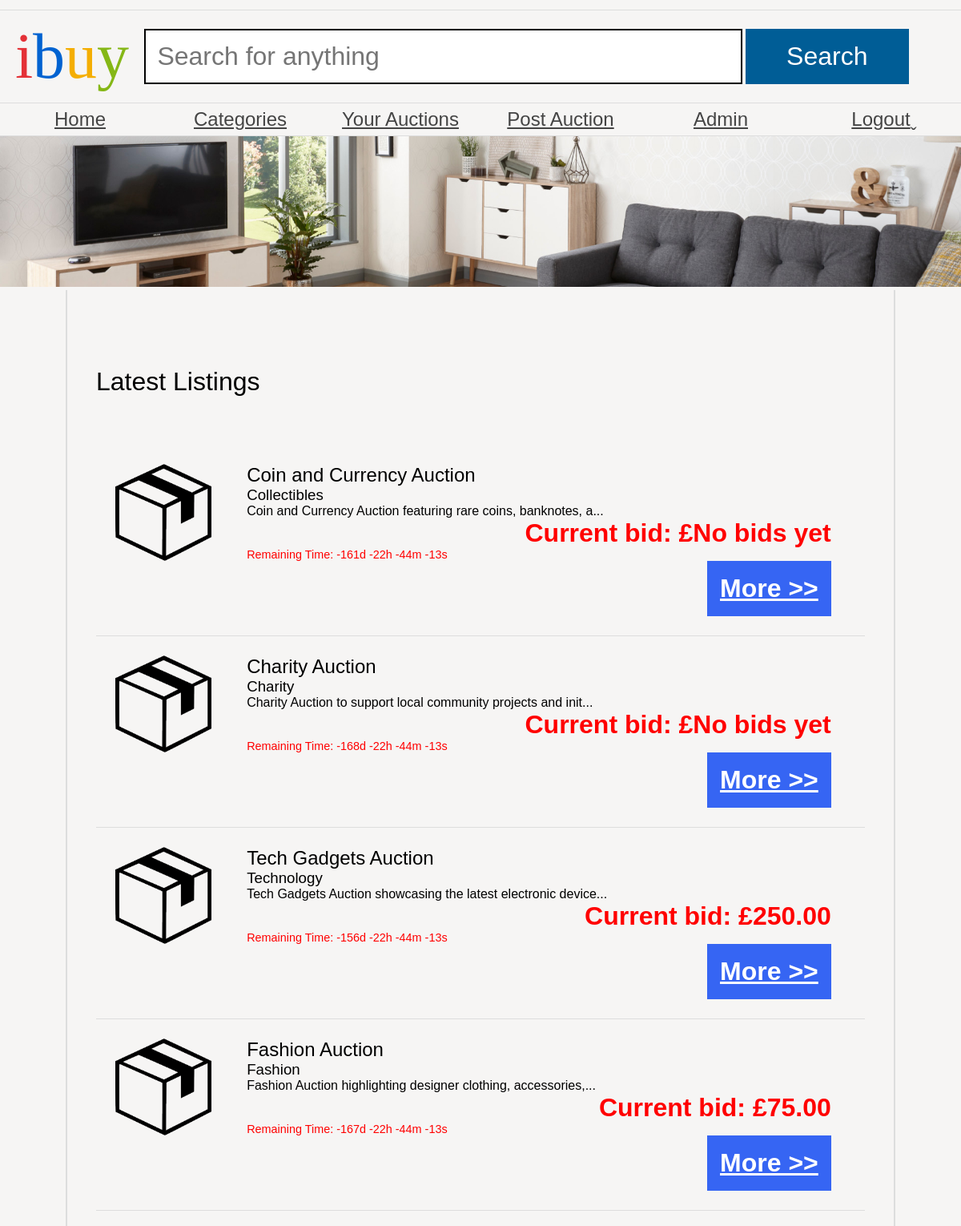
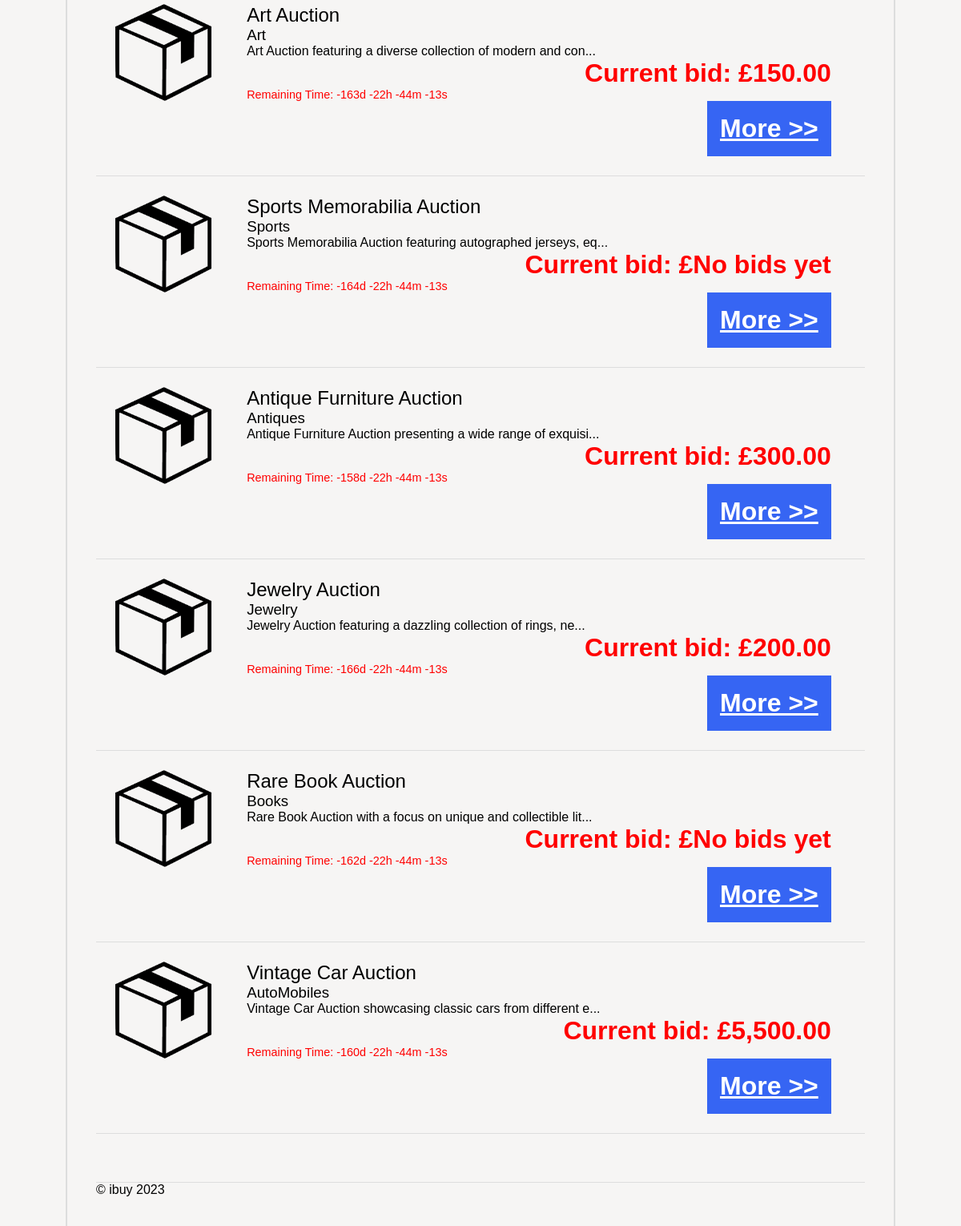
Screenshot of /user_dashboard.php (signed in) with the database file from the repository (2 pictures, top to bottom).
### tables this page shows
CREATE TABLE `auctions` (
  `auction_name` VARCHAR(90) NOT NULL PRIMARY KEY,
  `auctioneer` VARCHAR(90) DEFAULT NULL,
  `auctionDate` DATE DEFAULT NULL,
  `auction_end_time` TIMESTAMP DEFAULT NULL,  
  `categoryName` VARCHAR(20) DEFAULT NULL,
  `Description` LONGTEXT
);

### user_dashboard.php (the view, shortened to what this page needs)
<?php
require('dataconnection/configuration.php');
?>
<!DOCTYPE html>
<html>
	<head>
		<link rel="stylesheet" href="ibuy.css" />
	</head>
<body>
    <header>
        <h1><span class="i">i</span><span class="b">b</span><span class="u">u</span><span class="y">y</span></h1>
        <form action="browse_products.php" method="get">
            <input type="text" name="search" placeholder="Search for anything" />
            <input type="submit" name="submit" value="Search" />
        </form>
    </header>
        <nav>
    <ul>
        <li><a class="categoryLink" href="user_dashboard.php">Home</a></li>
        <li class="dropdown">
            <a href="#" class="categoryLink">Categories</a>
        </li>
            <li><a class="categoryLink" href="user_auctions.php">Your Auctions</a></li>
            <li><a class="categoryLink" href="post_auction.php">Post Auction</a></li>
            <li><a class="categoryLink" href="\Admin\adminlogin.php">Admin</a></li>
            <li><a class="categoryLink" href="logout.php">Logout</a></li>
        </ul>
    </nav>
    <img src="banners/1.jpg" alt="Banner" />
    <main>
        <h1>Latest Listings </h1>
        <ul class="productList">
        <ul class="productList">
            <?php
            $sql = "SELECT * FROM auctions ORDER BY auctionDate DESC LIMIT 10";
            $stmt = $pdo->query($sql);
            $currentTimestamp = time();
            while ($auction = $stmt->fetch(PDO::FETCH_ASSOC)) {
                echo '<li>';
                echo '<img src="product.png" alt="' . $auction['auction_name'] . '">';
                echo '<article>';
                echo '<h2>' . $auction['auction_name'] . '</h2>';
                echo '<h3>' . getCategoryName($auction['categoryName'], $pdo) . '</h3>';
                $description = $auction['Description'];
                $maxDescriptionLength = 60;
                if (strlen($description) > $maxDescriptionLength) {
                    $shortenedDescription = substr($description, 0, $maxDescriptionLength) . '...';
                    echo '<p>' . $shortenedDescription . '</p>';
                } else {
                    echo '<p>' . $description . '</p>';
                }
                $currentBid = getCurrentBidAmount($auction['auction_name'], $pdo);
                echo '<p class="price">Current bid: £' . $currentBid . '</p>';
                $auctionEndTime = strtotime($auction['auction_end_time']);
                $remainingTime = $auctionEndTime - $currentTimestamp;
                $days = floor($remainingTime / (60 * 60 * 24));
                $hours = floor(($remainingTime % (60 * 60 * 24)) / (60 * 60));
                $minutes = floor(($remainingTime % (60 * 60)) / 60);
                $seconds = $remainingTime % 60;
                echo '<p class="remaining-time">';
                echo 'Remaining Time: ' . $days . 'd ' . $hours . 'h ' . $minutes . 'm ' . $seconds . 's';
                echo '</p>';
                echo '<a href="auction_details.php?auction_name=' . $auction['auction_name'] . '" class="more auctionLink">More &gt;&gt;</a>';
                echo '</article>';
                echo '</li>';
            }
function getCurrentBidAmount($auctionName, $pdo) {
    $query = "SELECT MAX(bidAmount) AS currentBid FROM bids WHERE auction_name = ?";
    $stmt = $pdo->prepare($query);
    $stmt->execute([$auctionName]);
    $result = $stmt->fetch(PDO::FETCH_ASSOC);
    if ($result['currentBid'] !== null) {
        return number_format($result['currentBid'], 2);
    } else {
        return 'No bids yet';
    }
}
function getCategoryName($categoryID, $pdo) {
    $query = "SELECT categoryName FROM categories WHERE categoryName = ?";
    $stmt = $pdo->prepare($query);
    $stmt->execute([$categoryID]);
    $result = $stmt->fetch(PDO::FETCH_ASSOC);
    if ($result) {
        return $result['categoryName'];
    } else {
        return 'Unknown Category';
    }
}
            ?>
        </ul>
        <footer>
            &copy; ibuy <?php echo date("Y"); ?>
        </footer>
		</main>
	</body>
</html>

### ibuy.css (style rules this page uses)
* { margin: 0; padding: 0; }
body { font-family: 'Oxygen-Regular', sans-serif; background-color: #f6f5f4; max-width: 100vw; overflow-x: hidden; }
h1, h2, h3, h4 { font-weight: normal; }
a, a:visited { color: #444; }
header { margin-top: 1vw; font-family: 'Univers-Light-Normal'; display: grid; grid-template-columns: 15% 85%; align-items: center; padding-top: 1vw; padding-bottom: 1vw; border-top: 1px solid #ddd; border-bottom: 1px solid #ddd; }
header h1 { text-align: center; font-size: 5em; }
form { display: block; }
header form input[type=text] { border: 3px solid black; font-size: 2em; padding: 0.5em; width: 70%; }
body > img { width: 100vw; }
header form input[type=submit] { background-color: #005d96; color: white; width: 20%; font-size: 2em; padding: 0.5em; cursor: pointer; border: 0; }
header .i { color: #e43137; }
header .b { color: #0063d1; }
header .u { color: #f4ae01; }
header .y { color: #85b716; }
body > nav { border-bottom: 1px solid #ddd; }
body > nav ul li:last-child a:after { content: 'ˬ'; position: absolute; }
body > nav ul { display: flex; width: 100vw; list-style-type: none; }
body > nav ul li { flex: 1; }
body > nav ul li a { display: block; text-align: center; padding-top: 0.5vw; padding-bottom: 0.5vw; font-size: 1.5em; }
.productList { list-style-type: none; }
.productList li { padding: 2vw; border-bottom: 1px solid #ddd; display: grid; grid-template-columns: 18% 80%; }
.productList img { width: auto; display: block; max-width: 10vw; }
p.price { display: block; text-align: right; font-weight: bold; font-size: 2em; }
a.more { display: block; text-align: right; font-weight: bold; float: right; background-color: #3665f3; color: white; font-size: 2em; padding: 0.5em; cursor: pointer; }
main { padding: 3vw; display: block; overflow: hidden; width: 80vw; margin: auto; border-left: 2px solid #ddd; border-right: 2px solid #ddd; }
main h1 { margin-top: 5vw; margin-bottom: 5vw; }
.price { color: red; }
footer { margin-top: 5vw; border-top: 1px solid #ddd; }

### user_dashboard.php (style rules this page uses)
.dropdown { position: relative; display: inline-block; }
header form input[type=submit] { background-color: #005d96; color: white; width: 20%; font-size: 2em; padding: 0.5em; cursor: pointer; border: 0; }
header form input[type="text"] { border: 2px solid black; font-size: 2em; padding: 0.45em; width: 70%; }
.remaining-time { font-size: 0.9em; color: red; }

### rows the page displays
auctions: auction_name "Coin and Currency Auction", categoryName "Collectibles", Description "Coin and Currency Auction featuring rare coins, banknotes, a...", currentBid "No bids yet", auction_end_time "-22", auction_end_time "-44"
auctions: auction_name "Charity Auction", categoryName "Charity", Description "Charity Auction to support local community projects and init...", currentBid "No bids yet", auction_end_time "-22", auction_end_time "-44"
auctions: auction_name "Tech Gadgets Auction", categoryName "Technology", Description "Tech Gadgets Auction showcasing the latest electronic device...", currentBid "250.00", auction_end_time "-22", auction_end_time "-44"
auctions: auction_name "Fashion Auction", categoryName "Fashion", Description "Fashion Auction highlighting designer clothing, accessories,...", currentBid "75.00", auction_end_time "-22", auction_end_time "-44"
auctions: auction_name "Art Auction", categoryName "Art", Description "Art Auction featuring a diverse collection of modern and con...", currentBid "150.00", auction_end_time "-22", auction_end_time "-44"
auctions: auction_name "Sports Memorabilia Auction", categoryName "Sports", Description "Sports Memorabilia Auction featuring autographed jerseys, eq...", currentBid "No bids yet", auction_end_time "-22", auction_end_time "-44"
auctions: auction_name "Antique Furniture Auction", categoryName "Antiques", Description "Antique Furniture Auction presenting a wide range of exquisi...", currentBid "300.00", auction_end_time "-22", auction_end_time "-44"
auctions: auction_name "Jewelry Auction", categoryName "Jewelry", Description "Jewelry Auction featuring a dazzling collection of rings, ne...", currentBid "200.00", auction_end_time "-22", auction_end_time "-44"
auctions: auction_name "Rare Book Auction", categoryName "Books", Description "Rare Book Auction with a focus on unique and collectible lit...", currentBid "No bids yet", auction_end_time "-22", auction_end_time "-44"
auctions: auction_name "Vintage Car Auction", categoryName "AutoMobiles", Description "Vintage Car Auction showcasing classic cars from different e...", currentBid "5,500.00", auction_end_time "-22", auction_end_time "-44"
